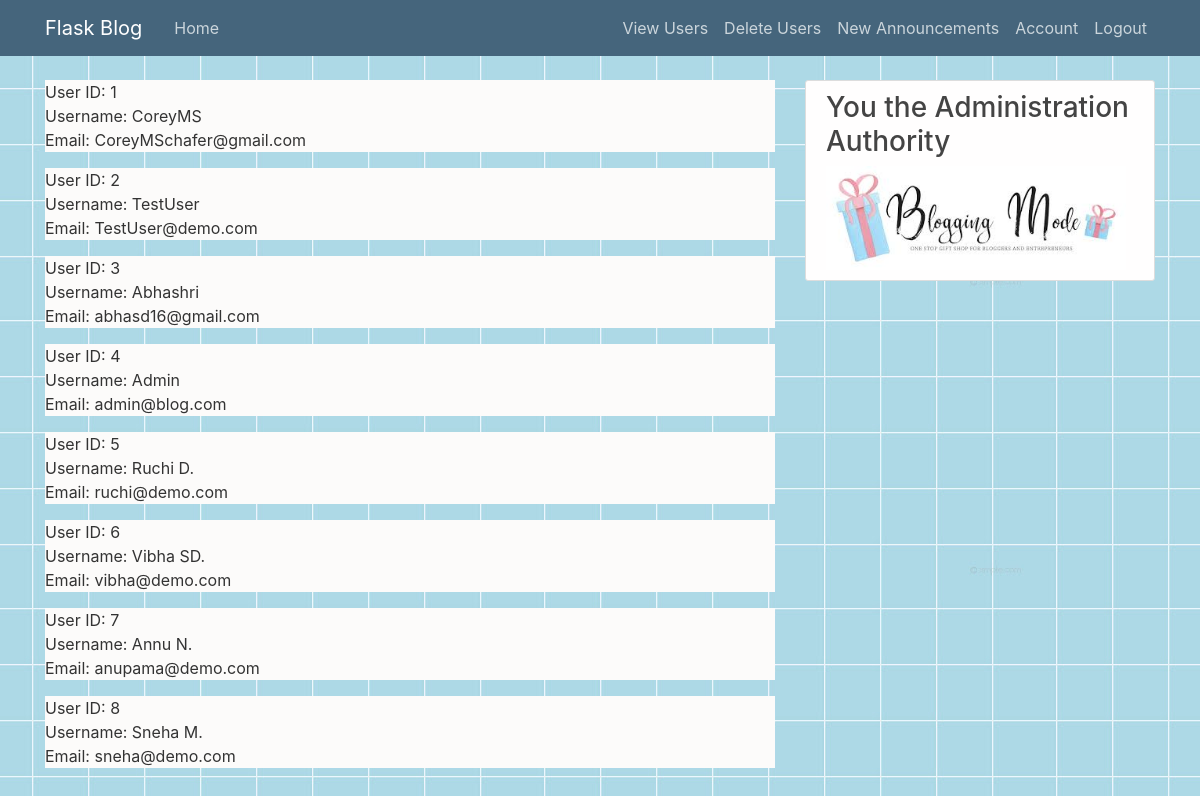
Before: /view (signed in) with the older database file.
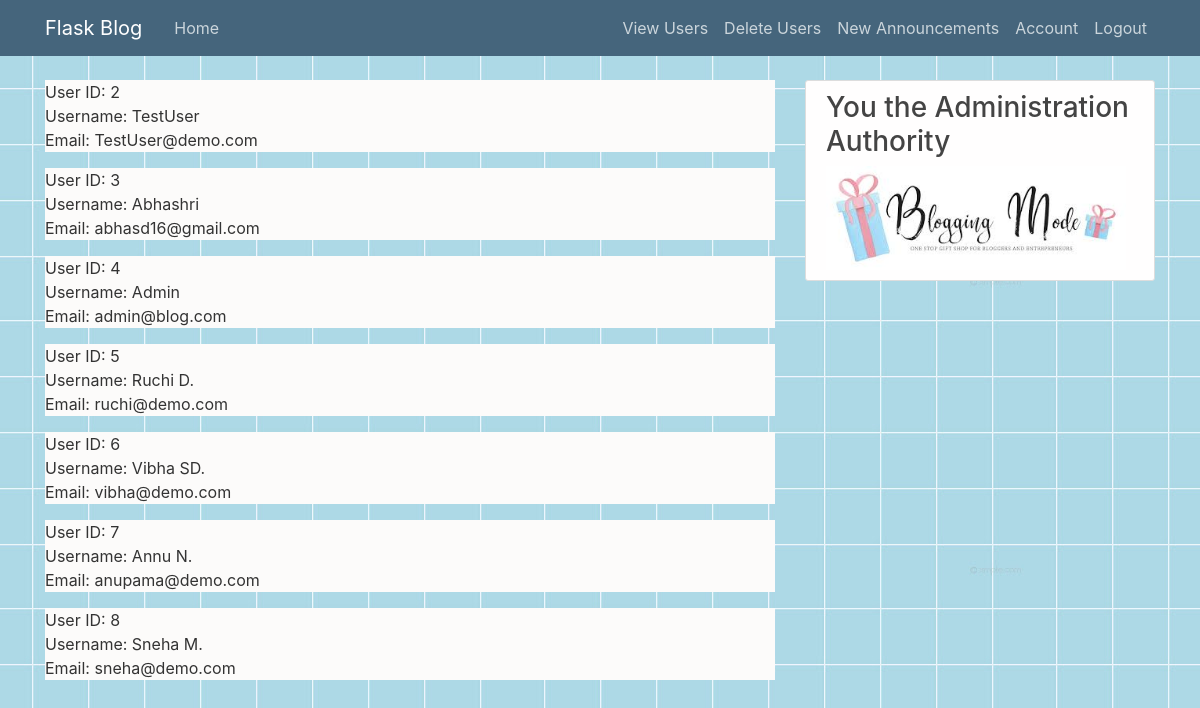
After: the same page with the newer database file.
### flaskboard/models.py (models this page shows, shortened)
class User(db.Model, UserMixin):
    id = db.Column(db.Integer, primary_key=True)
    username = db.Column(db.String(20), unique=True, nullable=False)
    email = db.Column(db.String(120), unique=True, nullable=False)
    image_file = db.Column(db.String(20), nullable=False, default='default.jpg')
    password = db.Column(db.String(60), nullable=False)
    posts = db.relationship('Post', backref='author', lazy=True)

### flaskboard/routes.py (the view)
@app.route("/view")
@login_required
def view():
    return render_template("view.html",values=User.query.all())

### flaskboard/models.py (called while the page is built)
@login_manager.user_loader
def load_user(user_id):
    return User.query.get(int(user_id))

### flaskboard/templates/view.html
{% extends "layout2.html" %}
{% block content %}
    {% for item in values %}
        <p style='background-color:rgb(252, 251, 250)'>User ID: {{item.id}}<br/>Username: {{item.username}}<br/>Email: {{item.email}}<br/></p>
    {% endfor %}
{% endblock content %}

### flaskboard/templates/layout2.html (shortened to what this page needs)
<!DOCTYPE html>
<html>
<head>
    <link rel="stylesheet" href="https://maxcdn.bootstrapcdn.com/bootstrap/4.0.0/css/bootstrap.min.css">
    <link rel="stylesheet" type="text/css" href="{{ url_for('static', filename='main.css') }}">
</head>
<body>
    <header class="site-header">
      <nav class="navbar navbar-expand-md navbar-dark bg-steel fixed-top">
        <div class="container">
          <a class="navbar-brand mr-4" href="{{ url_for('admin_home') }}">Flask Blog</a>
          <div class="collapse navbar-collapse" id="navbarToggle">
            <div class="navbar-nav mr-auto">
              <a class="nav-item nav-link" href="{{ url_for('admin_home') }}">Home</a>
            </div>
            <div class="navbar-nav">
              {% if current_user.is_authenticated %}
              <a class="nav-item nav-link" href="{{ url_for('view') }}">View Users</a>
              <a class="nav-item nav-link" href="{{ url_for('delete') }}">Delete Users</a>
              <a class="nav-item nav-link" href="{{ url_for('new_announcement') }}">New Announcements</a>
                <a class="nav-item nav-link" href="{{ url_for('account2') }}">Account</a>
                <a class="nav-item nav-link" href="{{ url_for('logout') }}">Logout</a>
              {% else %}
                <a class="nav-item nav-link" href="{{ url_for('login') }}">Login</a>
                <a class="nav-item nav-link" href="{{ url_for('register') }}">Register</a>
              {% endif %}
            </div>
          </div>
        </div>
      </nav>
    </header>
    <main role="main" class="container">
      <div class="row">
        <div class="col-md-8">
          {% block content %}{% endblock %}
        </div>
        <div class="col-md-4">
          <div class="content-section">
            <h3>You the Administration Authority</h3>
            <img src = "/static/blog.jpeg" width="300px">
          </div>
        </div>
      </div>
    </main>
</body>
</html>

### flaskboard/static/main.css (style rules this page uses)
body { background-image: url('bgimg.jpeg'); color: #333333; margin-top: 5rem; }
h1, h2, h3, h4, h5, h6 { color: #444444; }
.bg-steel { background-color: #45657c; }
.site-header .navbar-nav .nav-link { color: #cbd5db; }
.content-section { background: #fffefe; padding: 10px 20px; border: 1px solid #dddddd; border-radius: 3px; margin-bottom: 20px; }

Changed rows visible on the page:
removed User: id "1", username "CoreyMS", email "CoreyMSchafer@gmail.com"
